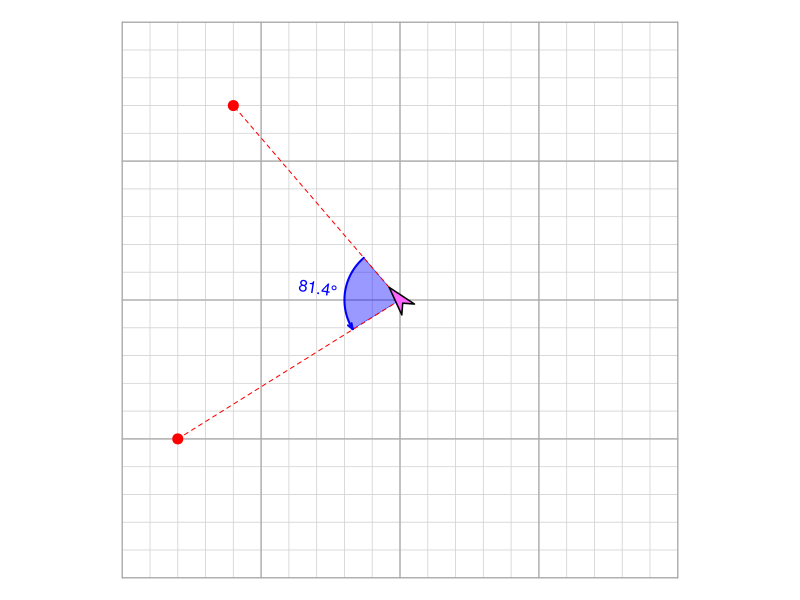

Here is the R script that generated this plot:
## ---- chunk 1

wo = sample(1:3,1,F,c(2,3,3))

while(T){
    xy = sample(2:9,4)*sample(c(-1,1),4,T)
    x1 = xy[1]
    x2 = xy[2]
    y1 = xy[3]
    y2 = xy[4]
    deg1 = atan2(y1,x1)/pi*180
    deg2 = atan2(y2,x2)/pi*180
    th1 = atan2(y1,x1)
    th2 = atan2(y2,x2)
    
    poss1 = (deg2-deg1)
    poss2 = (360-abs(poss1))*(-sign(deg2-deg1))
    
    dir = c("clockwise","counterclockwise")
    
    alphae = deg2-deg1
    betae = deg2+360-deg1
    gammae = deg2-(deg1+360)
    
    
    alr = th2-th1
    ber = th2-th1+2*pi
    gar = th2-th1-2*pi
    
    if(abs(poss1)<abs(poss2)){
        wd = dir[round(sign(poss1)/2+1.5)]
        dt = poss1
    } else {
        wd = dir[round(sign(poss2)/2+1.5)]
        dt = poss2
    }
    adt = abs(dt)
    possr = c(alr,ber,gar)
    apossr = abs(possr)
    adr = min(apossr)
    isadr = (adr==apossr)
    dr = possr[isadr]
    
    alpha = round(deg2-deg1,1)
    beta = round(deg2+360-deg1,1)
    gamma = round(deg2-(deg1+360),1)
    
    
    ans1 = round(adt,1)
    ach1 = unique(sort(c(abs(alpha)+(0:3-sample(0:3,1))*0.3,
                  abs(beta)+(0:3-sample(0:3,1))*0.3,
                  abs(gamma)+(0:3-sample(0:3,1))*0.3,
                  180-round(adt,1)+(0:3-sample(0:3,1))*0.3,
                  round(runif(1,0.1,179),1)+(0:3-sample(0:3,1))*0.3,
                  round(runif(1,0.1,179),1)+(0:3-sample(0:3,1))*0.3,
                  round(runif(1,0.1,179),1)+(0:3-sample(0:3,1))*0.3)))
    al1 = paste0("* ",sprintf("%.01f",ach1),collapse="\n")
    sol1 = paste0(1*(ans1==ach1),collapse="")
    
    al2 = paste0("* ",dir,collapse="\n")
    sol2 = paste0(1*(dir==wd),collapse="")
    
    if(adt>15 && adt<175 && abs(c(alphae,betae,gammae))[wo]==adt && min(diff(ach1))>0.2){break}
}







## ---- chunk 2
par(mar=c(0,0,0,0),pty="s")
plot(0,0,"n",xlim=c(-10,10),ylim=c(-10,10),axes=F,ann=F)
for(i in -10:10){
    lines(c(i,i),c(-10,10),col="lightgrey",lwd=0.8)
    lines(c(-10,10),c(i,i),col="lightgrey",lwd=0.8)
}
for(i in seq(-10,10,5)){
    lines(c(i,i),c(-10,10),col="darkgrey",lwd=1.2)
    lines(c(-10,10),c(i,i),col="darkgrey",lwd=1.2)
}


points(x1,y1,pch=20,cex=2,col="red")
points(x2,y2,pch=20,cex=2,col="red")

xship = c(0.4,-0.3,-0.1,-0.3)*1.5
yship = c(0,0.2,0,-0.2)*1.5

xship2 = cos(th1)*xship-sin(th1)*yship
yship2 = sin(th1)*xship+cos(th1)*yship

ths = seq(th1,th1+dr,pi/180*sign(dr))
n = length(ths)
xs = 2*cos(ths)
ys = 2*sin(ths)

th = th1+dr/2
deg = th/pi*180

polygon(c(0,xs),c(0,ys),col=rgb(0,0,1,0.4),border="blue",lwd=0.4)
lines(xs,ys,col="blue",lwd=2)
text(2*cos(th),2*sin(th),paste0(sprintf("%.01f",adt),"°"),col="blue",srt=(deg+90)%%180-90,
     adj=c(0.5-0.7*sign(cos(th)),0.5))

lines(c(0,x1),c(0,y1),col="red",lty=2)
lines(c(0,x2),c(0,y2),col="red",lty=2)
arrows(xs[n-1],ys[n-1],xs[n],ys[n],0.06,20,col="blue",lwd=2)

polygon(xship2,yship2,col=rgb(1,0.4,1),border="black",lwd=1.5)
